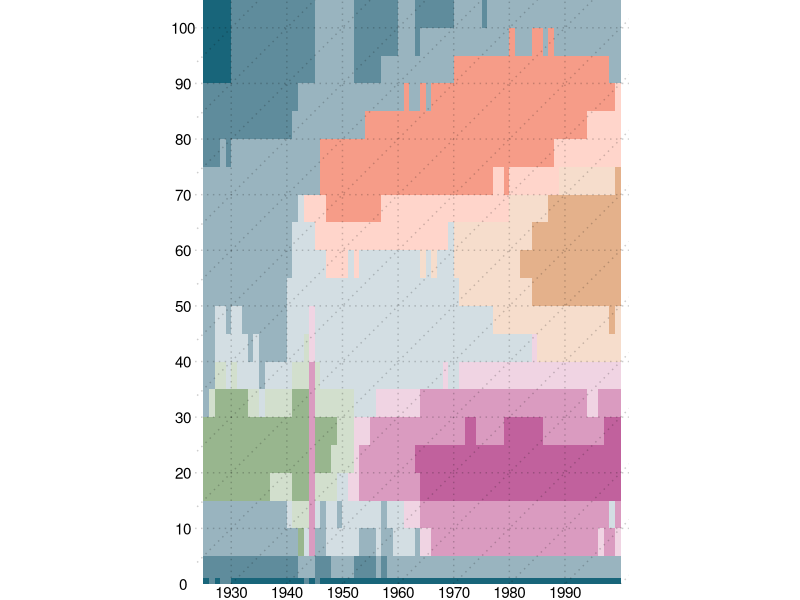
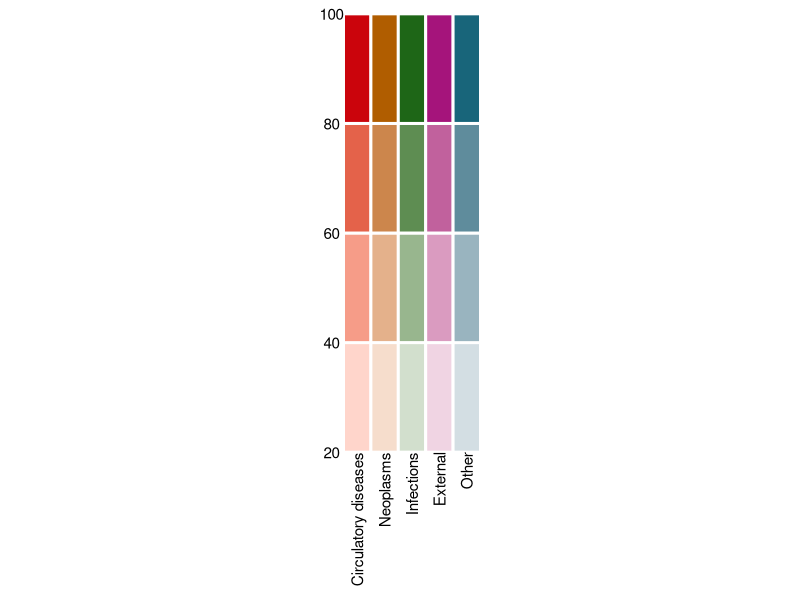

The R script that drew these images, in order:
####################################################
# Plot Qualitative Sequential Scheme Lexis Surface #
####################################################

# We plot a Lexis surface of the most common cause of death and its proportion
# on all deaths across period and age using a qualitative-sequential-scheme
# colour scale.

# Init --------------------------------------------------------------------

library(readr)
library(dplyr)
library(tidyr)
library(ggplot2)
library(colorspace)

# Data --------------------------------------------------------------------

# proportions of 5 selected causes of death on
# all causes of death by year, age and sex
cod5 <- read_csv("./out/data/cod5.csv")

# Within each year, sex and age category, we look for the cause of death with
# the highest proportion on all deaths and subset to that cause. The result is
# a data set with the most prominent cause of death for each tile on the Lexis
# surface.

cod5 %>%
  group_by(year, sex, age) %>%
  filter(px == max(px)) %>%
  ungroup() -> cod5_mode

# Qualitative Sequential Colour Mixing ------------------------------------

# We assign a base colour to each of our causes of death.

cpal <- c(
  "Circulatory diseases" = "#CB040C",
  "Neoplasms"            = "#B05D00",
  "Infections"           = "#1E6617",
  "External"             = "#A5147B",
  "Other"                = "#18657A"
)

# These base colours are mixed with white in a ratio determined by the px value
# -- the proportion of the leading cause of death on all other causes of death
# at each period-age intersection by sex. For a discretized result we have to
# decide on how to cut the px vector and on the amount of alpha blending for
# each of the px intervals.

breaks <- c(0.2, 0.4, 0.6, 0.8, 1)
alphas <- seq(0.2, 1, length.out = length(breaks)-1)

# In the next step we mix the base colours with different amounts of white,
# according to the discretized px value and the specified alpha levels. The
# higher the proportion of the leading cause of death on all causes of death
# the darker the colour will be. Leading causes of death with a relatively low
# proportion will be very pale and bright. The `colorspace` library does the
# colour mixing. We write a convenience function to do the mixing.

#' Mix a Colour With White
#'
#' @details This is alpha blending with a white background. The alpha blending
#'   takes place in the LAB color-space, ensuring perceptually balanced results.
#'
#' @param .rgb   vector of RGB hex values
#' @param .alpha alpha value within [0,1]
#'
#' @return A vector of alpha blended RGB hex values.
MixWithWhite <- function (.rgb, .alpha) {
  # mix .rgb base colours with white according to .alpha
  result <- mixcolor(.alpha, sRGB(1, 1, 1), hex2RGB(.rgb), where = "LAB")
  return(hex(result)) # convert result to rgb hex string
}

# get the mixed colours
cod5_mode %>%
  mutate(
    # add the corresponding base colour to each row
    base_col = cpal[cod],
    # discretize the px values into intervals of width 1/5
    # output is integer giving the position of the interval (1,2,3,4)
    px_disc = cut(px, breaks,
                  labels = FALSE, include.lowest = TRUE),
    # mix each base colour with white
    mix_col = MixWithWhite(.rgb = base_col, .alpha = alphas[px_disc])
  ) -> cod5_mode_mix

# Plot Lexis Surface of Most Prominent Cause of Death ---------------------

# Now we are ready to plot the result. A Lexis surface plot showing for each
# intersection of period and age the most prominent cause of death and its
# share on the total deaths.

plot_qual_seq <-
  cod5_mode_mix %>%
  filter(sex == "total") %>%
  # align tiles with grid
  mutate(
    year = year + 0.5,
    age_start = age_start+age_width/2
  ) %>%
  ggplot() +
  # coloured Lexis surface
  geom_tile(aes(x = year, width = 1,
                y = age_start, height = age_width,
                fill = mix_col)) +
  # Lexis grid
  geom_hline(yintercept = seq(10, 100, 10),
             alpha = 0.2, lty = "dotted") +
  geom_vline(xintercept = seq(1930, 1990, 10),
             alpha = 0.2, lty = "dotted") +
  geom_abline(intercept = seq(-100, 100, 10)-1930,
              alpha = 0.2, lty = "dotted") +
  # scale
  scale_fill_identity() +
  scale_x_continuous("Year", expand = c(0.02, 0),
                     breaks = seq(1930, 1990, 10)) +
  scale_y_continuous("Age", expand = c(0, 0),
                     breaks = seq(0, 100, 10)) +
  # coord
  coord_equal() +
  # theme
  theme_void() +
  theme(
    axis.text = element_text(colour = "black"),
    axis.text.y = element_text(),
    axis.text.x = element_text()
  )

#ggsave("./out/fig/qual_seq_raw.pdf", plot_qual_seq,
#       width = 5, height = 7)

# Plot Qualitative Sequential Legend --------------------------------------

# Based on our definition of base colours, breaks and alpha levels we plot
# the legend for the plot.

# mix each base colour with each alpha level
lgnd_mixed <- t(sapply(cpal, function (x) MixWithWhite(x, alphas)))
# transform into long format with positions for ggplotting
lgnd_data <- expand.grid(x = 1:nrow(lgnd_mixed),
                        y = 1:ncol(lgnd_mixed))
lgnd_data$col <- as.vector(lgnd_mixed)

# plot qualitative sequential legend
plot_qual_seq_lgnd <-
  ggplot(lgnd_data) +
  geom_tile(aes(x = x, y = y, fill = col),
            colour = "white", lwd = 1) +
  scale_fill_identity() +
  scale_x_continuous(breaks = 1:length(cpal),
                     labels = names(cpal),
                     expand = c(0,0)) +
  scale_y_continuous(breaks = 1:(length(alphas)+1)-0.5,
                     labels = breaks*100,
                     expand = c(0,0)) +
  coord_fixed(4) +
  theme_void() +
  theme(
    plot.margin = unit(rep(10, 4), "pt"),
    axis.text = element_text(colour = "black"),
    axis.text.y = element_text(),
    axis.text.x = element_text(vjust = 0.5, hjust = 1, angle = 90)
  )

#ggsave("./out/fig/qual_seq_lgnd_raw.pdf", plot_qual_seq_lgnd,
#       width = 2, height = 4)